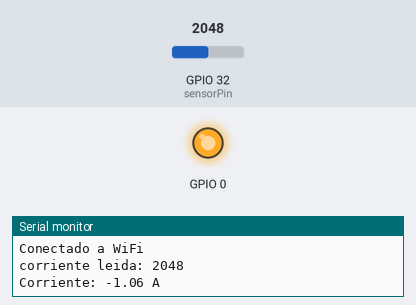
The program below on a simulated ESP32. On the bench: output pins drawn as LEDs (lit = HIGH), the last lines printed to the serial monitor. Inputs (shaded band) come from the test bench; at power-on: GPIO 32 (sensorPin) = 2048. WiFi joins after 1.5 s; servers stay silent unless stated; uploads are accepted with an empty reply.

Above: at 2.1 s.
At 5.9 s:
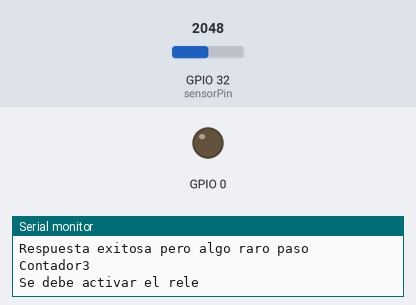
Timing chart, 0 to 7.4 s (numbered marks = the images above):
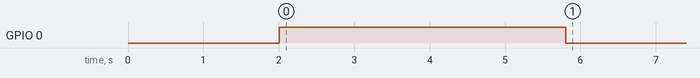

Measured:
- by itself, GPIO 0: HIGH → LOW at 5.8 s

The program:

main.cpp
```cpp
#include <Arduino.h>
#include "CurrentSensor.h"
#include <Ubidots.h>
#include <Relay.h>

// Configura el pin y parámetros del sensor ACS748
const int sensorPin = 32;        // Pin analógico donde está conectado el OUT del ACS748
const float sensibilidad = 0.66; // Sensibilidad en V/A para ACS748
const float offset = 2.35;       // Voltaje a 0A (ajusta según tu sensor)

const int relayPin = 35;
int contador = 0;

const char *UBIDOTS_TOKEN = "BBUS-kRB4YEU0JFRYrndNaMADcyf0xf4rL6";
// const char* WIFI_SSID = "iPhone de Jose Santiago";
// const char* WIFI_PASS = "Mola123.";
const char *WIFI_SSID = "UPBWiFi";
const char *WIFI_PASS = "";
CurrentSensor currentSensor(sensorPin, sensibilidad, offset);
Ubidots ubidots(UBIDOTS_TOKEN);
Relay relay(relay);

void setup()
{
    Serial.begin(115200); // Inicializa la comunicación serial
    ubidots.wifiConnect(WIFI_SSID, WIFI_PASS);
    relay.begin();
}

void loop()
{
    float corriente = currentSensor.readCurrent(); // Lee el valor de corriente
    Serial.print("Corriente: ");
    Serial.print(corriente);
    Serial.println(" A");
    ubidots.send("Corriente", corriente);
    Serial.print("Contador");
        Serial.println(contador);
    if (contador == 3)
    {
        Serial.println("Se debe activar el rele");
        relay.deactivate();
    }
    contador++;

    delay(1000); // Espera 1 segundo antes de la siguiente lectura
}
```

CurrentSensor.cpp
```cpp
#include "CurrentSensor.h"

CurrentSensor::CurrentSensor(int pin, float sensitivity, float offset)
    : _pin(pin), _sensitivity(sensitivity), _offset(offset) {}

float CurrentSensor::readCurrent() {
    int valorADC = analogRead(_pin); // Lee el valor del ADC
    Serial.print("corriente leida: ");
    Serial.println(valorADC);
    float voltaje = (valorADC / 4095.0) * 3.3; // Convierte a voltaje
    float corriente = (voltaje - _offset) / _sensitivity; // Calcula la corriente

    return corriente; // Devuelve el valor de corriente
}
```

CurrentSensor.h
```cpp
#ifndef CURRENT_SENSOR_H
#define CURRENT_SENSOR_H

#include <Arduino.h>

class CurrentSensor {
public:
    CurrentSensor(int pin, float sensitivity, float offset);
    float readCurrent();

private:
    int _pin;           // pin analogico donde está conectado el OUT del ACS748
    float _sensitivity; // sensibilidad en V/A para ACS748
    float _offset;      // voltaje a 0A (ajusta según tu sensor)
};

#endif 
```

Relay.cpp
```cpp
#include "Relay.h"
#include <Arduino.h>

Relay::Relay(int pin) : relayPin(pin) {
   relayPin=pin;
}

void Relay::begin() {
    pinMode(relayPin, OUTPUT); // Configura el pin como salida
    activate();
}

void Relay::activate() {
    digitalWrite(relayPin, HIGH); // Activa el relé (HIGH)
}

void Relay::deactivate() {
    digitalWrite(relayPin, LOW); // Desactiva el relé (LOW)
}
```

Relay.h
```cpp
#ifndef RELAY_H
#define RELAY_H

class Relay {
public:
    Relay(int pin); // Constructor que recibe el pin del relé
    void begin();   // Inicializa el pin del relé
    void activate(); // Activa el relé
    void deactivate(); // Desactiva el relé

private:
    int relayPin; // Almacena el número del pin del relé
};

#endif // RELAY_H
```

Ubidots.cpp
```cpp
#include "Ubidots.h"

Ubidots::Ubidots(const char *token)
{
    _token = token;
}

void Ubidots::wifiConnect(const char *ssid, const char *password)
{
    WiFi.mode(WIFI_STA);
    WiFi.begin(ssid, password);
    while (WiFi.status() != WL_CONNECTED)
    {
        delay(1000);
        Serial.println("Conectando a WiFi...");
    }
    Serial.println("Conectado a WiFi");
}

bool Ubidots::send(const char *variable_label, float value)
{
    if (WiFi.status() == WL_CONNECTED)
    {
        HTTPClient http;
        String url = String(_server) + "test";
        http.begin(url);
        http.addHeader("X-Auth-Token", _token);
        http.addHeader("Content-Type", "application/json");

        String payload = "{\"" + String(variable_label) + "\": " + String(value) + "}";
        int httpResponseCode = http.POST(payload);
        String response = http.getString();
        Serial.println(httpResponseCode);
        Serial.println(response);
        http.end();
        handleHttpStatusCode(httpResponseCode);
    }
    return false;
}
void Ubidots::handleHttpStatusCode(int statusCode)
{

    switch (statusCode / 100)
    {
    case 2:
        switch (statusCode)
        {
        case 201:
            Serial.println("Se guardo exitosamente en ubidots");
            break;

        default:
            Serial.println("Respuesta exitosa pero algo raro paso");
            break;
        }
        break;
    case 4:
        switch (statusCode)
        {
        case 400:
            Serial.println("Bad request");
            break;
        case 404:
            Serial.println("Not found");
            break;
        }
        break;
    case 5:
        Serial.println("Error interno de Ubidots");
    }
}
```

Ubidots.h
```cpp
#ifndef UBIDOTS_H
#define UBIDOTS_H

#include <WiFi.h>
#include <HTTPClient.h>

class Ubidots {
public:
    Ubidots(const char* token);
    void wifiConnect(const char* ssid, const char* password);
    bool send(const char* variable_label, float value);
    void handleHttpStatusCode(int statusCode);

private:
    const char* _token;
    const char* _server = "http://industrial.api.ubidots.com/api/v1.6/devices/";
};

#endif // UBIDOTS_H
```
